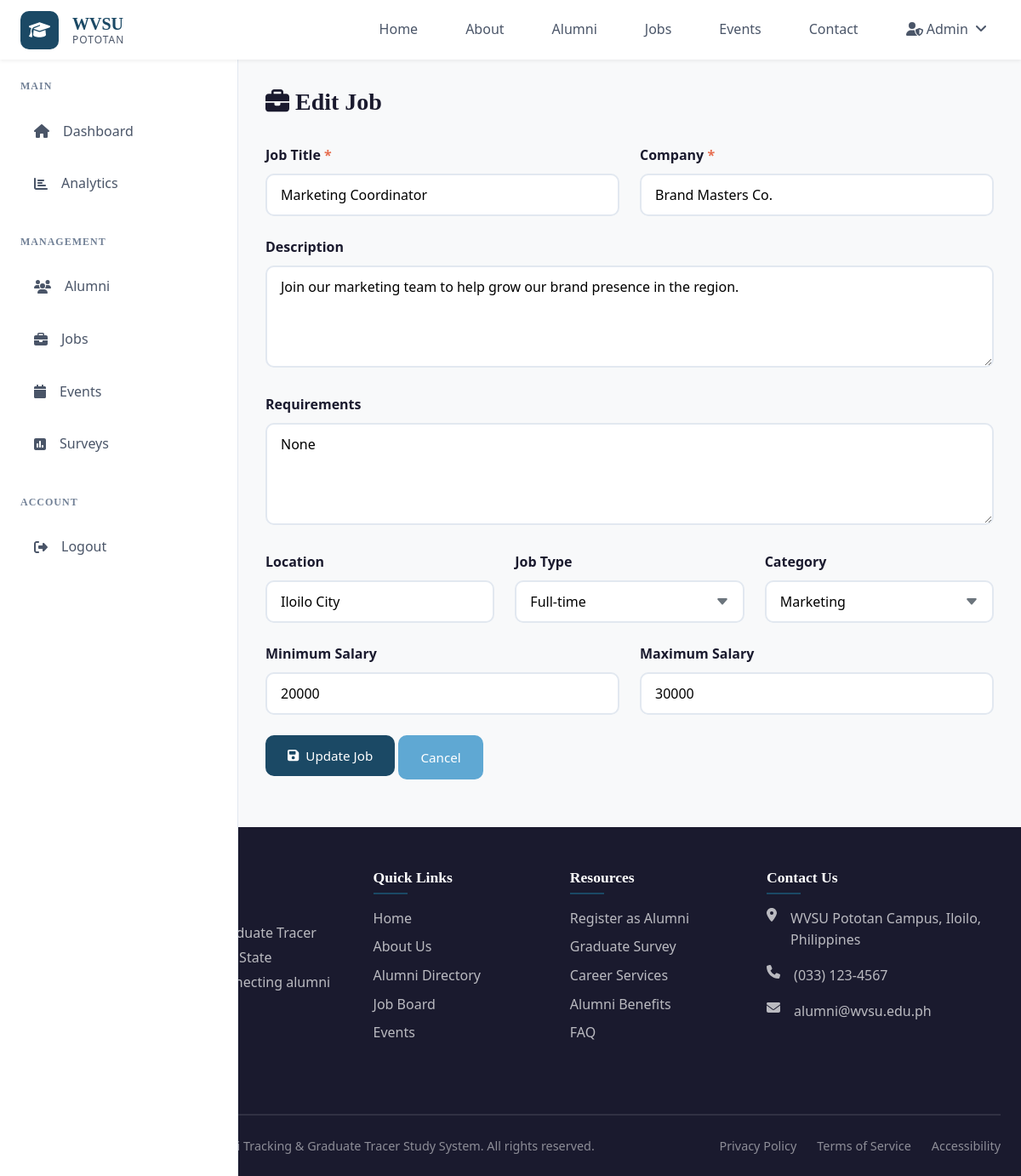
/admin/jobs/2/edit (signed in), run on the app's committed database.
### app.py (models this page shows)
class Job(db.Model):
    id = db.Column(db.Integer, primary_key=True)
    title = db.Column(db.String(200), nullable=False)
    company = db.Column(db.String(200), nullable=False)
    description = db.Column(db.Text)
    requirements = db.Column(db.Text)
    location = db.Column(db.String(100))
    salary_min = db.Column(db.Integer)
    salary_max = db.Column(db.Integer)
    salary_display = db.Column(db.String(100))
    job_type = db.Column(db.String(50))  # full-time, part-time, contract
    category = db.Column(db.String(100))
    posted_date = db.Column(db.DateTime, default=datetime.utcnow)
    deadline = db.Column(db.Date)
    is_active = db.Column(db.Boolean, default=True)
    apply_link = db.Column(db.String(300))

### app.py (the view, shortened to what this page needs)
@app.route('/admin/jobs/<int:job_id>/edit', methods=['GET', 'POST'])
@login_required
def admin_edit_job(job_id):
    if current_user.role != 'admin':
        flash('Access denied.', 'danger')
        return redirect(url_for('dashboard'))
    job = Job.query.get_or_404(job_id)
    return render_template('admin_edit_job.html', job=job)

### app.py (called while the page is built)
@login_manager.user_loader
def load_user(user_id):
    return User.query.get(int(user_id))

### templates/admin_edit_job.html (shortened to what this page needs)
{% extends "base.html" %}
{% block content %}
<div class="dashboard-layout">
    {% include 'admin_sidebar.html' %}
    <div class="main-content">
        <div class="dashboard-header">
            <h1><i class="fas fa-briefcase"></i> {% if job %}Edit Job{% else %}Add New Job{% endif %}</h1>
        </div>
        <form method="POST" class="form-section">
            <div class="form-row">
                <div class="form-group">
                    <label class="form-label required">Job Title</label>
                    <input type="text" name="title" class="form-control" value="{{ job.title if job else '' }}" required>
                </div>
                <div class="form-group">
                    <label class="form-label required">Company</label>
                    <input type="text" name="company" class="form-control" value="{{ job.company if job else '' }}" required>
                </div>
            </div>
            <div class="form-group">
                <label class="form-label">Description</label>
                <textarea name="description" class="form-control" rows="4">{{ job.description if job else '' }}</textarea>
            </div>
            <div class="form-group">
                <label class="form-label">Requirements</label>
                <textarea name="requirements" class="form-control" rows="3">{{ job.requirements if job else '' }}</textarea>
            </div>
            <div class="form-row">
                <div class="form-group">
                    <label class="form-label">Location</label>
                    <input type="text" name="location" class="form-control" value="{{ job.location if job else '' }}">
                </div>
                <div class="form-group">
                    <label class="form-label">Job Type</label>
                    <select name="job_type" class="form-control">
                        <option value="full-time" {% if job and job.job_type == 'full-time' %}selected{% endif %}>Full-time</option>
                    </select>
                </div>
                <div class="form-group">
                    <label class="form-label">Category</label>
                    <select name="category" class="form-control">
                        <option value="Marketing" {% if job and job.category == 'Marketing' %}selected{% endif %}>Marketing</option>
                    </select>
                </div>
            </div>
            <div class="form-row">
                <div class="form-group">
                    <label class="form-label">Minimum Salary</label>
                    <input type="number" name="salary_min" class="form-control" value="{{ job.salary_min if job else '' }}">
                </div>
                <div class="form-group">
                    <label class="form-label">Maximum Salary</label>
                    <input type="number" name="salary_max" class="form-control" value="{{ job.salary_max if job else '' }}">
                </div>
            </div>
            <div class="form-group">
                <button type="submit" class="btn btn-primary">
                    <i class="fas fa-save"></i> {% if job %}Update Job{% else %}Add Job{% endif %}
                </button>
                <a href="{{ url_for('admin_jobs') }}" class="btn btn-secondary">Cancel</a>
            </div>
        </form>
    </div>
</div>
{% endblock %}

### static/css/style.css (style rules this page uses)
:root { --primary: #1B4965; --primary-dark: #153a52; --primary-light: #2a5f7f; --secondary: #5FA8D3; --accent: #CAE9FF; --highlight: #62B6CB; --success: #2D6A4F; --success-light: #40916C; --warning: #E9C46A; --danger: #E76F51; --danger-light: #f4a261; --bg-body: #F8F9FA; --bg-card: #FFFFFF; --bg-dark: #1A1A2E; --text-primary: #1A1A2E; --text-secondary: #4a5568; --text-muted: #718096; --border-color: #E2E8F0; --border-light: #EDF2F7; --font-heading: 'Georgia', serif; --font-body: 'Segoe UI', Tahoma, Geneva, Verdana, sans-serif; --space-xs: 0.25rem; --space-sm: 0.5rem; --space-md: 1rem; --space-lg: 1.5rem; --space-xl: 2rem; --space-xxl: 3rem; --shadow-sm: 0 2px 4px rgba(0, 0, 0, 0.06); --shadow-md: 0 4px 12px rgba(0, 0, 0, 0.1); --shadow-lg: 0 8px 24px rgba(0, 0, 0, 0.12); --radius-sm: 6px; --radius-md: 10px; --radius-lg: 16px; --radius-xl: 24px; --radius-full: 50%; --transition-fast: 0.15s ease; --transition-base: 0.3s ease; --navbar-height: 70px; --sidebar-width: 280px; --max-width: 1400px; }
*, *::before, *::after { box-sizing: border-box; margin: 0; padding: 0; }
html { scroll-behavior: smooth; }
body { font-family: var(--font-body); font-size: 16px; line-height: 1.6; color: var(--text-primary); background-color: var(--bg-body); min-height: 100vh; }
a { text-decoration: none; color: inherit; transition: var(--transition-base); }
button, input, textarea, select { font-family: inherit; font-size: inherit; }
h1, h2, h3, h4, h5, h6 { font-family: var(--font-heading); font-weight: 600; line-height: 1.3; color: var(--text-primary); }
h1 { font-size: 2.5rem; }
.btn { display: inline-flex; align-items: center; justify-content: center; gap: var(--space-sm); padding: 0.75rem 1.5rem; font-weight: 500; font-size: 0.95rem; border: 2px solid transparent; border-radius: var(--radius-md); cursor: pointer; transition: var(--transition-base); text-align: center; white-space: nowrap; }
.btn-primary { background: var(--primary); color: white; border-color: var(--primary); }
.btn-secondary { background: var(--secondary); color: white; border-color: var(--secondary); }
.form-group { margin-bottom: var(--space-lg); }
.form-label { display: block; margin-bottom: var(--space-sm); font-weight: 600; color: var(--text-primary); }
.form-label.required::after { content: ' *'; color: var(--danger); }
.form-control { width: 100%; padding: 0.75rem 1rem; font-size: 1rem; border: 2px solid var(--border-color); border-radius: var(--radius-md); background: white; transition: var(--transition-base); }
.form-control::placeholder { color: var(--text-muted); }
textarea.form-control { min-height: 120px; resize: vertical; }
select.form-control { cursor: pointer; appearance: none; background-repeat: no-repeat; background-position: right 1rem center; padding-right: 2.5rem; }
.form-row { display: grid; grid-template-columns: repeat(auto-fit, minmax(250px, 1fr)); gap: var(--space-lg); }
.dashboard-layout { display: flex; min-height: 100vh; padding-top: var(--navbar-height); }
.main-content { flex: 1; margin-left: var(--sidebar-width); padding: var(--space-xl); background: var(--bg-body); }
.dashboard-header { display: flex; justify-content: space-between; align-items: center; margin-bottom: var(--space-xl); }
.dashboard-header h1 { font-size: 1.75rem; }

### data on the page
Job: title "Marketing Coordinator", company "Brand Masters Co.", description "Join our marketing team to help grow our brand presence in the region.", requirements "None", location "Iloilo City", job_type "Full-time", category "Marketing", salary_min "20000", salary_max "30000"
